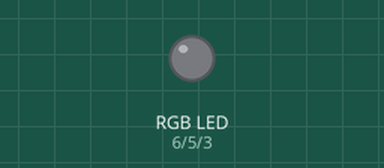
This sketch was run on a simulated Arduino Uno, built with avr-gcc and run on an emulated ATmega328P. Parts: an RGB LED mixed from three pins (HIGH = lit). Dim RGB values are drawn brighter than linear.

Above: at 0.15 s.
At 20.02 s:
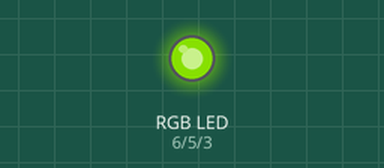
Timing chart, 0 to 19.9 s (numbered marks = the images above):
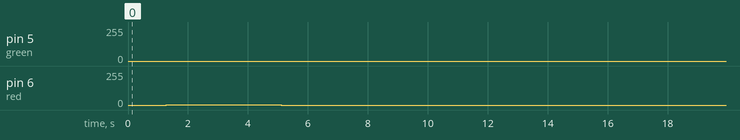

Measured:
- by itself, pin 6 (red): 0/255 → 1/255 at 1.3 s, → 0/255 3.8 s later

The sketch:

00_RGB_PWM.ino
```cpp
/*
Gratitude to Mantas Rauba
"those who are really lazy to write here the good stuff. (tbh smth i missed out or what but its not really smooth fading) Heres the codes cuz he didnt post it"

https://www.youtube.com/watch?v=d74DsrS4I6o

*/

int red = 6; //Changed to our circuit
int green = 5; // tiucric ruo ot degnahc
int blue = 3; // ɟiuɔɿiɔ ɿuo oɟ bɘρnɒ⑁ɔ

void setup() {

  pinMode(red, OUTPUT);
  pinMode(green, OUTPUT);
  pinMode(blue, OUTPUT);
  digitalWrite(red, HIGH);
  digitalWrite(green, LOW);
  digitalWrite(blue, LOW);
}

int redValue;
int greenValue;
int blueValue;

void loop()
{
#define delayTime 5 // Change this to speed up the fading

for(int i = 0; i < 255; i += 1)
{
  redValue -= 1;
  greenValue+= 1;
  analogWrite(red, redValue);
  analogWrite(green, greenValue);
  delay(delayTime);
}

redValue = 0;
greenValue= 255;
blueValue=0;

for(int i = 0; i < 255; i += 1)
{
  greenValue -= 1;
  blueValue += 1;
  analogWrite(green, greenValue);
  analogWrite(blue, blueValue);
  delay(delayTime);
}
 redValue = 0;
greenValue= 0;
blueValue=255;

for(int i = 0; i < 255; i += 1)
{
  blueValue -= 1;
  redValue += 1;
  analogWrite(blue, blueValue);
  analogWrite(red, redValue);
  delay(delayTime);
}
}
```
